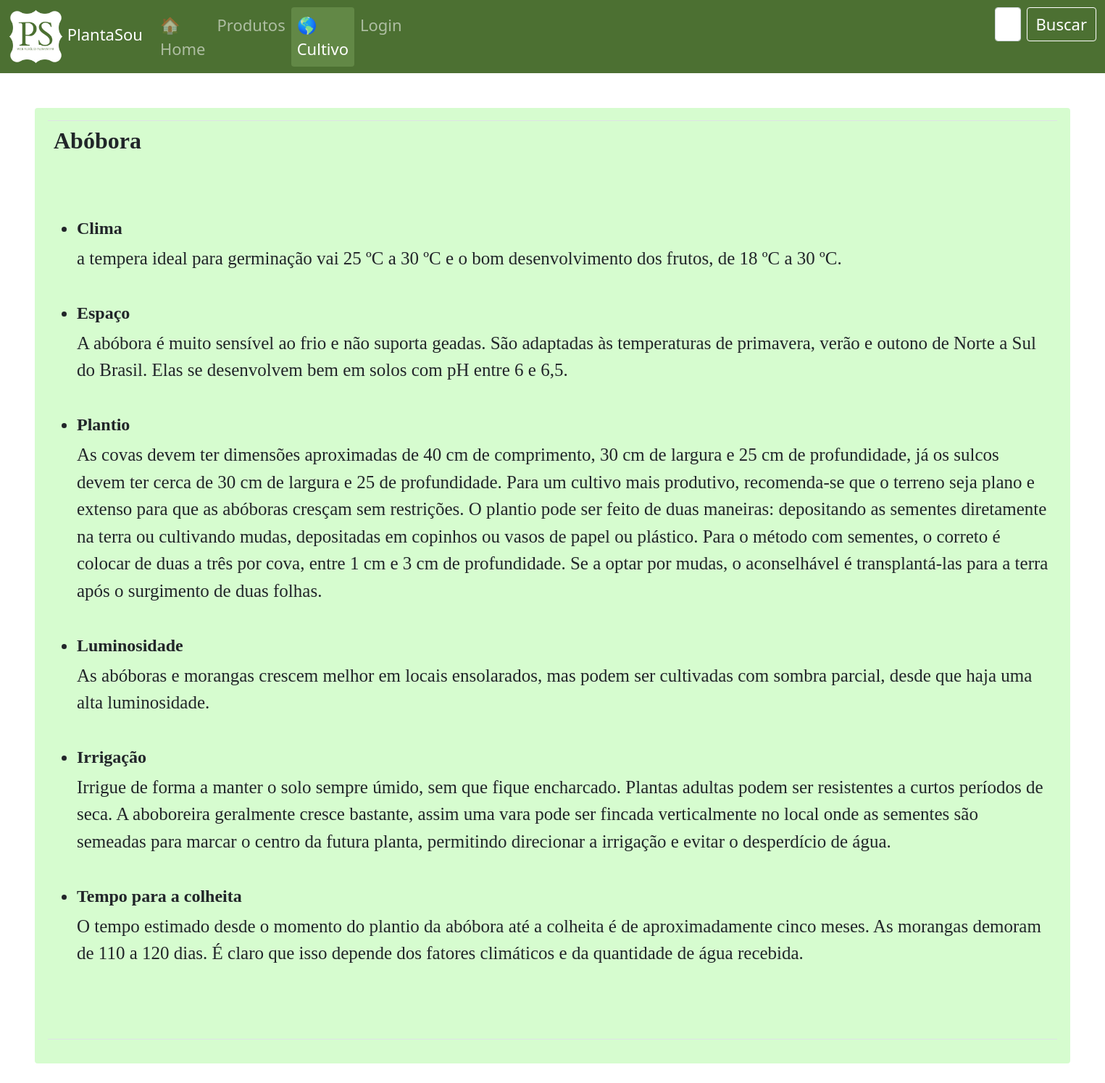
/php/cultivo.php, run on an earlier commit of the app's database.
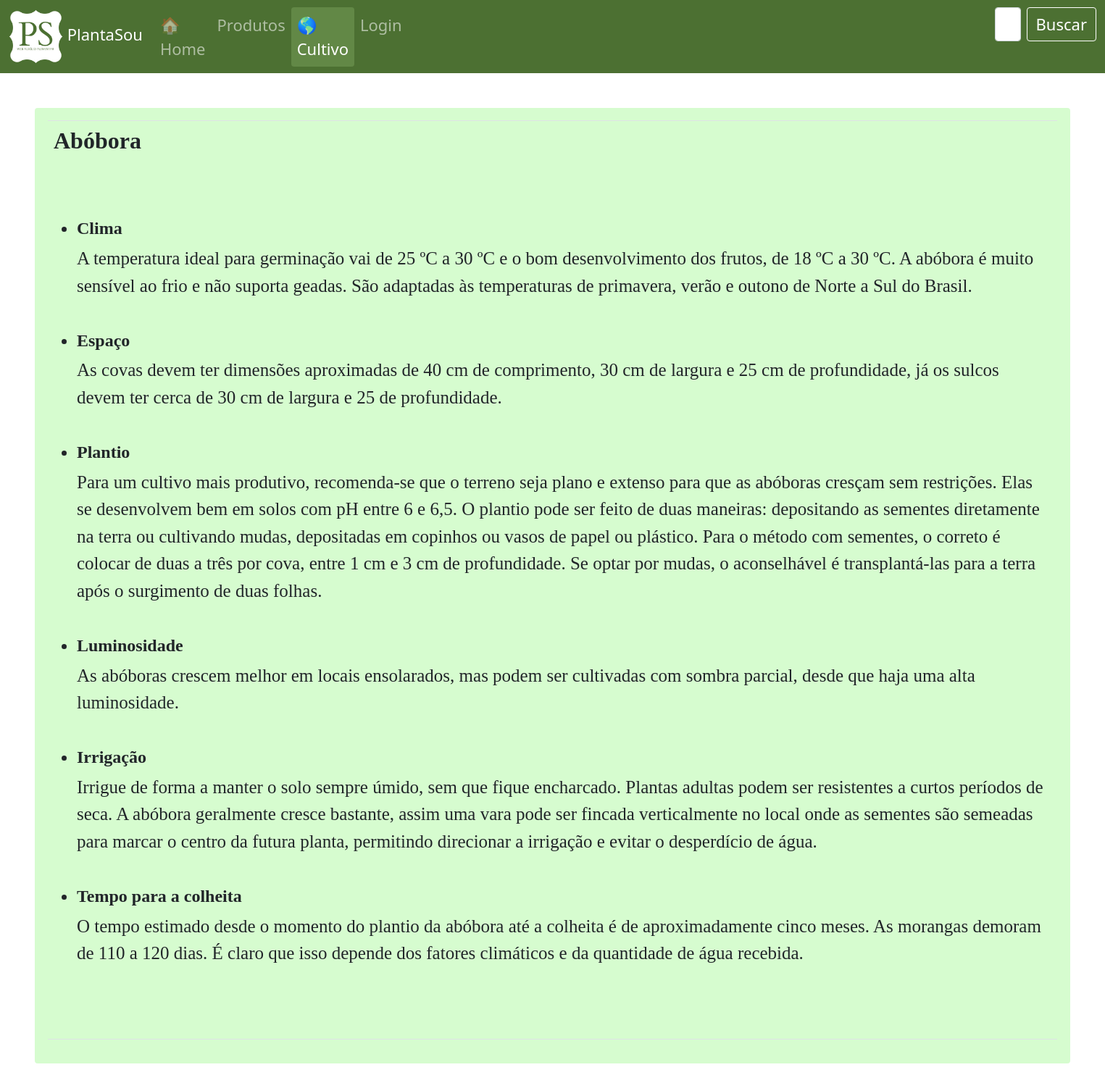
And on a later commit of the database.
### tables this page shows
CREATE TABLE IF NOT EXISTS `cultivo` (
  `cod_cultivo` int(11) NOT NULL AUTO_INCREMENT,
  `nome` varchar(100) NOT NULL,
  `clima` varchar(4000) DEFAULT NULL,
  `espaco` varchar(4000) DEFAULT NULL,
  `plantio` varchar(4000) DEFAULT NULL,
  `luminosidade` varchar(4000) DEFAULT NULL,
  `irrigacao` varchar(4000) DEFAULT NULL,
  `temp_colheita` varchar(4000) DEFAULT NULL,
  PRIMARY KEY (`cod_cultivo`)
);

### php/cultivo.php (the view, shortened to what this page needs)
<!DOCTYPE html>
<html lang="pt-br">
<head>
    <link rel="stylesheet" type="text/css" media="screen" href="../css/bootstrap.min.css" />
    <link rel="stylesheet" href="../css/estilo.css">
</head>
<body>
    <div class="navbar-custom">
        <nav class="navbar navbar-expand-lg navbar-dark ">
            <div class="media">
                <div class="container-fluid">
                    <div class="collapse navbar-collapse" id="navbarSupportedContent">
                    <a class="navbar-brand plantasou" href="#">
                        <img src="../imgs/logo_new.jpeg" class="align-self-center mr-3 rounded float-right" width="75" height="75" alt="...">
                        PlantaSou
                    </a>
                        <ul class="navbar-nav nav-pills nav-link-color me-auto mb-2 mb-lg-0">
                        <?php
                            if(isset($_COOKIE["USER"])){
                                echo'
                                <li class="nav-item">
                                    <a class="nav-link nav-link-color" href="../php/home_user.php">Home</a>
                                </li>
                                ';
                            }else{
                                echo'
                                <a class="nav-link nav-link-color" href="../php/index.php">🏠 Home</a>
                                ';
                            }
                        ?>
                        <li class="nav-item">
                            <a class="nav-link nav-link-color" href="../php/produtos.php">Produtos</a>
                        </li>
                        <li class="nav-item">
                            <a class="nav-link nav-link-color active" aria-current="page" href="#">🌎 Cultivo</a>
                        </li>
                        <?php
                            if(isset($_COOKIE["USER"])){
                                echo'
                                <li class="nav-item">
                                    <a class="nav-link nav-link-color" href="../php/historico.php">Histórico</a>
                                </li>
                                <li class="nav-item">
                                    <a class="nav-link nav-link-color" href="./logout_user.php">Sair</a>
                                </li>
                                ';
                            }else{
                                echo'
                                <li class="nav-item">
                                    <button type="button" class="btn nav-link nav-link-color" data-bs-toggle="modal" data-bs-target="#login">
                                        Login
                                    </button>
                                </li>
                                ';
                            }
                        ?>
                        <li class="margin">
                            <form class="d-flex">
                                <input class="form-control me-2" type="search" placeholder="Pesquisar..." aria-label="Search"/>
                                <button class="btn btn-outline-success nav-link-color borda" type="submit">Buscar</button>
                            </form>
                        </li>
                        </ul>
                    </div>
                </div>
            </div>
        </nav>
    </div>
    <?php
        include("../inc/conexao.php");
        $sql="SELECT * FROM cultivo";
        $query=mysqli_query($con, $sql);
        if(mysqli_num_rows($query)>0){
            while(($resultado=mysqli_fetch_assoc($query))!=NULL){
                echo
                '
                <div class="p-5 text-center">
                    <div class="alert font">
                        <table class="table table-bordered">
                            <tr>
                                <td class="plantas_desc text-black"><h2>
                                    <b>'.$resultado["nome"].'</h2><br><br></b>
                                    <ul>
                                        <li><h4><b>Clima</b></h4>'.$resultado["clima"].'</li><br>
                                        <li><h4><b>Espaço</b></h4>'.$resultado["espaco"].'</li><br>
                                        <li><h4><b>Plantio</b></h4>'.$resultado["plantio"].'</li><br>
                                        <li><h4><b>Luminosidade</b></h4>'.$resultado["luminosidade"].'</li><br>
                                        <li><h4><b>Irrigação</b></h4>'.$resultado["irrigacao"].'</li><br>
                                        <li><h4><b>Tempo para a colheita</b></h4>'.$resultado["temp_colheita"].'</li><br>
                                    </ul>
                                    <br>
                                </td>
                            </tr>
                        </table>
                    </div>
                </div>
                ';
            }
        }else{
            echo mysqli_error($con);
        }
    ?>
    <?php
        include "./login.php";
    ?>
</body>
</html>

### php/login.php (shortened to what this page needs)
<!DOCTYPE html>
<html lang="pt-BR">
<head>
        <link rel="stylesheet" type="text/css" media="screen" href="../css/bootstrap.min.css" />
        <link rel="stylesheet" href="../css/estilo.css">
</head>
<body>
</body>
</html>

### css/estilo.css (style rules this page uses)
body, html { height: 100%; }
td { border: 5px solid transparent; background-clip: padding-box; }
.plantas_desc { height: auto; width: auto; background-color: transparent; text-align: left; }
button { text-align: left; }
.navbar-custom { background-color: #4c7032; }
a { color: green; }
.active { background-color:#000000; }
.nav-pills > li > a.active { background-color: rgb(98, 136, 70) !important; color: #ffffff !important; }
.nav-link-color { color: #ffffff; font-size: 22px; }
.font { font-size: 25px; font-family: calibri; }
.plantasou { font-size: 22px; }
.margin { margin-left: 810px; }
.borda { border-color: #ffffff; }
.alert { background-color: #d6fccf; }

What changed in the data, as far as the page shows it:
changed cultivo "Abóbora": clima "a tempera ideal para germinação vai 25 ºC a 30 ºC e o bom desenvolvimento dos frutos, de 18 ºC a 30 ºC." → "A temperatura ideal para germinação vai de 25 ºC a 30 ºC e o bom desenvolvimento dos frutos, de 18 ºC a 30 ºC. A abóbora é muito sensível ao frio e não suporta geadas. São adaptadas às temperaturas de primavera, verão e outono de Norte a Sul do Brasil."; espaco "A abóbora é muito sensível ao frio e não suporta geadas. São adaptadas às temperaturas de primavera, verão e outono de Norte a Sul do Brasil. Elas se desenvolvem bem em solos com pH entre 6 e 6,5." → "As covas devem ter dimensões aproximadas de 40 cm de comprimento, 30 cm de largura e 25 cm de profundidade, já os sulcos devem ter cerca de 30 cm de largura e 25 de profundidade."; plantio "As covas devem ter dimensões aproximadas de 40 cm de comprimento, 30 cm de largura e 25 cm de profundidade, já os sulcos devem ter cerca de 30 cm de largura e 25 de profundidade. Para um cultivo mais produtivo, recomenda-se que o terreno seja plano e extenso para que as abóboras cresçam sem restrições. O plantio pode ser feito de duas maneiras: depositando as sementes diretamente na terra ou cultivando mudas, depositadas em copinhos ou vasos de papel ou plástico. Para o método com sementes, o correto é colocar de duas a três por cova, entre 1 cm e 3 cm de profundidade. Se a optar por mudas, o…" → "Para um cultivo mais produtivo, recomenda-se que o terreno seja plano e extenso para que as abóboras cresçam sem restrições. Elas se desenvolvem bem em solos com pH entre 6 e 6,5. O plantio pode ser feito de duas maneiras: depositando as sementes diretamente na terra ou cultivando mudas, depositadas em copinhos ou vasos de papel ou plástico. Para o método com sementes, o correto é colocar de duas a três por cova, entre 1 cm e 3 cm de profundidade. Se optar por mudas, o…"; luminosidade "As abóboras e morangas crescem melhor em locais ensolarados, mas podem ser cultivadas com sombra parcial, desde que haja uma alta luminosidade." → "As abóboras crescem melhor em locais ensolarados, mas podem ser cultivadas com sombra parcial, desde que haja uma alta luminosidade."; irrigacao "…períodos de seca. A aboboreira geralmente cresce bastante, assim…" → "…períodos de seca. A abóbora geralmente cresce bastante, assim…"
